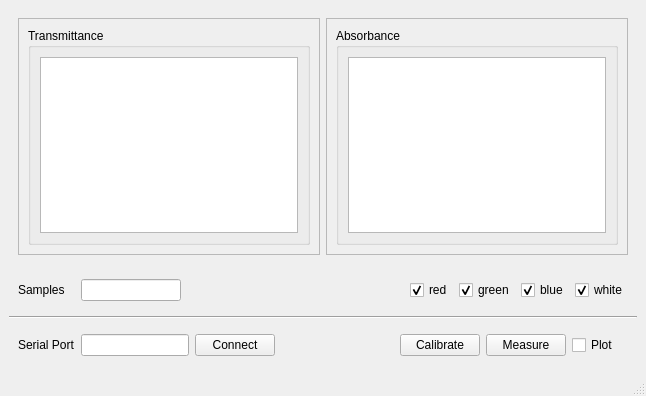
<?xml version="1.0" encoding="UTF-8"?>
<ui version="4.0">
 <class>MainWindow</class>
 <widget class="QMainWindow" name="MainWindow">
  <property name="geometry">
   <rect>
    <x>0</x>
    <y>0</y>
    <width>646</width>
    <height>396</height>
   </rect>
  </property>
  <property name="windowTitle">
   <string>Colorimeter Basic</string>
  </property>
  <widget class="QWidget" name="centralwidget">
   <layout class="QVBoxLayout" name="verticalLayout_5">
    <item>
     <widget class="QWidget" name="widget_2" native="true">
      <layout class="QHBoxLayout" name="horizontalLayout_2">
       <item>
        <widget class="QFrame" name="frame">
         <property name="frameShape">
          <enum>QFrame::StyledPanel</enum>
         </property>
         <property name="frameShadow">
          <enum>QFrame::Raised</enum>
         </property>
         <layout class="QVBoxLayout" name="verticalLayout_2">
          <item>
           <widget class="QGroupBox" name="transmissionGroupBox">
            <property name="title">
             <string>Transmittance</string>
            </property>
            <layout class="QVBoxLayout" name="verticalLayout">
             <item>
              <widget class="QTextEdit" name="transmissionTextEdit"/>
             </item>
            </layout>
           </widget>
          </item>
         </layout>
        </widget>
       </item>
       <item>
        <widget class="QFrame" name="frame_2">
         <property name="frameShape">
          <enum>QFrame::StyledPanel</enum>
         </property>
         <property name="frameShadow">
          <enum>QFrame::Raised</enum>
         </property>
         <layout class="QVBoxLayout" name="verticalLayout_4">
          <item>
           <widget class="QGroupBox" name="absorbanceGroupBox">
            <property name="title">
             <string>Absorbance</string>
            </property>
            <layout class="QVBoxLayout" name="verticalLayout_3">
             <item>
              <widget class="QTextEdit" name="absorbanceTextEdit"/>
             </item>
            </layout>
           </widget>
          </item>
         </layout>
        </widget>
       </item>
      </layout>
     </widget>
    </item>
    <item>
     <widget class="QWidget" name="widget_3" native="true">
      <layout class="QHBoxLayout" name="horizontalLayout_3">
       <item>
        <widget class="QLabel" name="label_2">
         <property name="sizePolicy">
          <sizepolicy hsizetype="Fixed" vsizetype="Preferred">
           <horstretch>0</horstretch>
           <verstretch>0</verstretch>
          </sizepolicy>
         </property>
         <property name="text">
          <string>Samples   </string>
         </property>
        </widget>
       </item>
       <item>
        <widget class="QLineEdit" name="samplesLineEdit">
         <property name="sizePolicy">
          <sizepolicy hsizetype="Fixed" vsizetype="Fixed">
           <horstretch>0</horstretch>
           <verstretch>0</verstretch>
          </sizepolicy>
         </property>
         <property name="maximumSize">
          <size>
           <width>100</width>
           <height>16777215</height>
          </size>
         </property>
        </widget>
       </item>
       <item>
        <spacer name="horizontalSpacer_2">
         <property name="orientation">
          <enum>Qt::Horizontal</enum>
         </property>
         <property name="sizeHint" stdset="0">
          <size>
           <width>40</width>
           <height>20</height>
          </size>
         </property>
        </spacer>
       </item>
       <item>
        <widget class="QCheckBox" name="redCheckBox">
         <property name="sizePolicy">
          <sizepolicy hsizetype="Fixed" vsizetype="Fixed">
           <horstretch>0</horstretch>
           <verstretch>0</verstretch>
          </sizepolicy>
         </property>
         <property name="maximumSize">
          <size>
           <width>65</width>
           <height>16777215</height>
          </size>
         </property>
         <property name="text">
          <string>red</string>
         </property>
         <property name="checked">
          <bool>true</bool>
         </property>
        </widget>
       </item>
       <item>
        <widget class="QCheckBox" name="greenCheckBox">
         <property name="sizePolicy">
          <sizepolicy hsizetype="Fixed" vsizetype="Fixed">
           <horstretch>0</horstretch>
           <verstretch>0</verstretch>
          </sizepolicy>
         </property>
         <property name="maximumSize">
          <size>
           <width>65</width>
           <height>16777215</height>
          </size>
         </property>
         <property name="text">
          <string>green</string>
         </property>
         <property name="checked">
          <bool>true</bool>
         </property>
        </widget>
       </item>
       <item>
        <widget class="QCheckBox" name="blueCheckBox">
         <property name="sizePolicy">
          <sizepolicy hsizetype="Fixed" vsizetype="Fixed">
           <horstretch>0</horstretch>
           <verstretch>0</verstretch>
          </sizepolicy>
         </property>
         <property name="maximumSize">
          <size>
           <width>65</width>
           <height>16777215</height>
          </size>
         </property>
         <property name="text">
          <string>blue</string>
         </property>
         <property name="checked">
          <bool>true</bool>
         </property>
        </widget>
       </item>
       <item>
        <widget class="QCheckBox" name="whiteCheckBox">
         <property name="sizePolicy">
          <sizepolicy hsizetype="Fixed" vsizetype="Fixed">
           <horstretch>0</horstretch>
           <verstretch>0</verstretch>
          </sizepolicy>
         </property>
         <property name="maximumSize">
          <size>
           <width>65</width>
           <height>16777215</height>
          </size>
         </property>
         <property name="text">
          <string>white</string>
         </property>
         <property name="checked">
          <bool>true</bool>
         </property>
        </widget>
       </item>
      </layout>
     </widget>
    </item>
    <item>
     <widget class="Line" name="line">
      <property name="orientation">
       <enum>Qt::Horizontal</enum>
      </property>
     </widget>
    </item>
    <item>
     <widget class="QWidget" name="widget" native="true">
      <property name="sizePolicy">
       <sizepolicy hsizetype="Preferred" vsizetype="Fixed">
        <horstretch>0</horstretch>
        <verstretch>0</verstretch>
       </sizepolicy>
      </property>
      <layout class="QHBoxLayout" name="horizontalLayout">
       <item>
        <widget class="QLabel" name="label">
         <property name="text">
          <string>Serial Port</string>
         </property>
        </widget>
       </item>
       <item>
        <widget class="QLineEdit" name="portLineEdit">
         <property name="sizePolicy">
          <sizepolicy hsizetype="Fixed" vsizetype="Fixed">
           <horstretch>0</horstretch>
           <verstretch>0</verstretch>
          </sizepolicy>
         </property>
        </widget>
       </item>
       <item>
        <widget class="QPushButton" name="connectPushButton">
         <property name="text">
          <string>Connect</string>
         </property>
        </widget>
       </item>
       <item>
        <spacer name="horizontalSpacer">
         <property name="orientation">
          <enum>Qt::Horizontal</enum>
         </property>
         <property name="sizeHint" stdset="0">
          <size>
           <width>322</width>
           <height>20</height>
          </size>
         </property>
        </spacer>
       </item>
       <item>
        <widget class="QPushButton" name="calibratePushButton">
         <property name="sizePolicy">
          <sizepolicy hsizetype="Fixed" vsizetype="Fixed">
           <horstretch>0</horstretch>
           <verstretch>0</verstretch>
          </sizepolicy>
         </property>
         <property name="text">
          <string>Calibrate</string>
         </property>
        </widget>
       </item>
       <item>
        <widget class="QPushButton" name="measurePushButton">
         <property name="sizePolicy">
          <sizepolicy hsizetype="Fixed" vsizetype="Fixed">
           <horstretch>0</horstretch>
           <verstretch>0</verstretch>
          </sizepolicy>
         </property>
         <property name="text">
          <string>Measure</string>
         </property>
        </widget>
       </item>
       <item>
        <widget class="QCheckBox" name="plotCheckBox">
         <property name="text">
          <string>Plot   </string>
         </property>
        </widget>
       </item>
      </layout>
     </widget>
    </item>
   </layout>
  </widget>
  <widget class="QMenuBar" name="menubar">
   <property name="geometry">
    <rect>
     <x>0</x>
     <y>0</y>
     <width>646</width>
     <height>23</height>
    </rect>
   </property>
  </widget>
  <widget class="QStatusBar" name="statusbar"/>
 </widget>
 <resources/>
 <connections/>
</ui>
